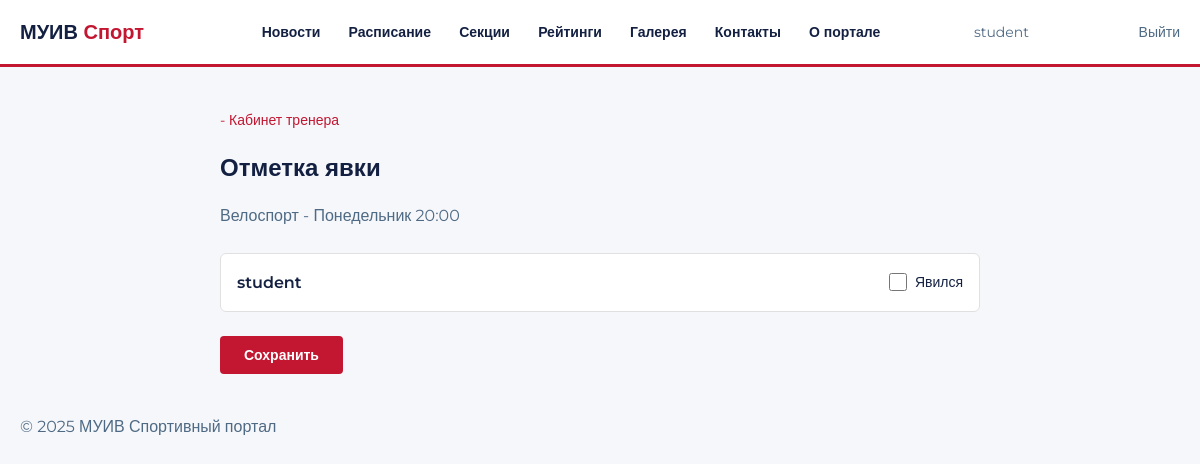
Page /profile/coach/1/ (signed in) on the earlier database version.
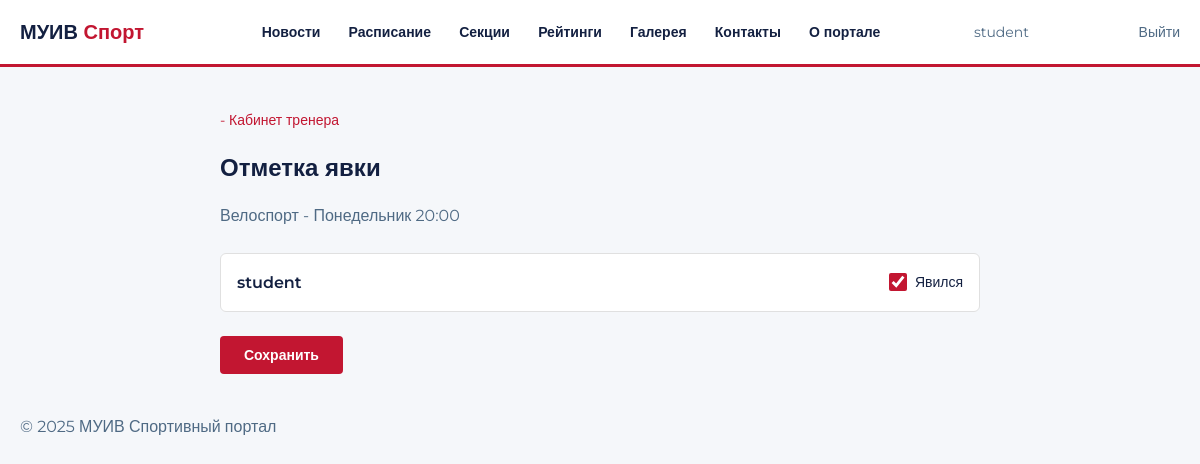
Same page on the later database version.
### main/models.py (models this page shows, shortened)
class TrainingRecord(models.Model):
    user     = models.ForeignKey(User, on_delete=models.CASCADE, verbose_name='Студент')
    training = models.ForeignKey(Training, on_delete=models.CASCADE, verbose_name='Тренировка')
    created  = models.DateTimeField(auto_now_add=True, verbose_name='Дата записи')
    attended = models.BooleanField(default=False, verbose_name='Явился')
    class Meta:
        verbose_name        = 'Запись на тренировку'
        verbose_name_plural = 'Записи на тренировки'
        unique_together     = ('user', 'training')

### main/views.py (the view)
# urls.py: path('profile/coach/<int:pk>/', views.mark_attendance, name='mark_attendance'),
@login_required
def mark_attendance(request, pk):
    training = get_object_or_404(Training, pk=pk)
    records = TrainingRecord.objects.filter(training=training)
    if request.method == 'POST':
        for record in records:
            attended = request.POST.get(f'attended_{record.pk}')
            record.attended = attended == 'on'
            record.save()
        return redirect('/profile/coach/')
    return render(request, 'profile/attendance.html', {
        'training': training,
        'records': records
    })

### main/models.py (called while the page is built)
    def __str__(self):
        return self.name

### templates/profile/attendance.html (shortened to what this page needs)
{% extends 'base.html' %}
{% block content %}
<div style="max-width: 800px; margin: 40px auto; padding: 0 20px;">
  <a href="/profile/coach/" style="font-size: 14px;">- Кабинет тренера</a>
  <h2 style="margin-top: 16px;">Отметка явки</h2>
  <p style="margin-top: 8px; color: var(--muted);">{{ training.sport }} - {{ training.get_day_display }} {{ training.time_start|time:"H:i" }}</p>
  <form method="post" style="margin-top: 24px;">
    {% for record in records %}
      <div style="background: var(--white); border: 1px solid var(--border); border-radius: 6px; padding: 16px; margin-bottom: 8px; display: flex; align-items: center; justify-content: space-between;">
        <div style="font-weight: 600;">{{ record.user.username }}</div>
        <label style="display: flex; align-items: center; gap: 8px; font-size: 14px; cursor: pointer;">
          <input type="checkbox" name="attended_{{ record.pk }}" {% if record.attended %}checked{% endif %}
            style="width: 18px; height: 18px; accent-color: var(--red);">
          Явился
        </label>
      </div>
    {% empty %}
      <p>На эту тренировку никто не записан</p>
    {% endfor %}
    {% if records %}
      <button type="submit"
        style="margin-top: 16px; padding: 10px 24px; background: var(--red); color: var(--white); border: none; border-radius: 4px; font-size: 14px; font-weight: 600; font-family: inherit; cursor: pointer;">
        Сохранить
      </button>
    {% endif %}
  </form>
</div>
{% endblock %}

Differences in the rows shown:
changed TrainingRecord "student": attended "☐" → "☑"
